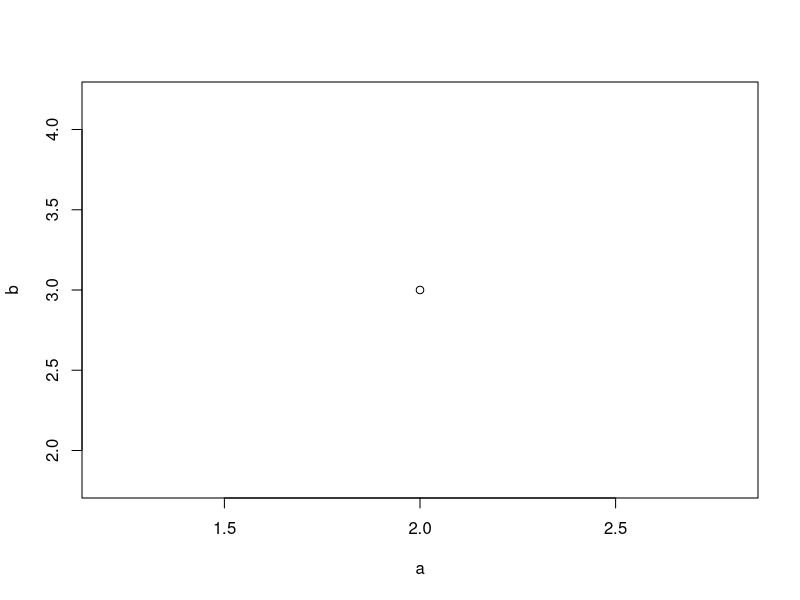

Generate this figure with R: (Note: this script raises an error after producing the figure.)
# Basic Operations

2 + 3
2 - 3
2 * 3
2 / 3

2 + 3 * 3
(2 + 3) * 3
2 - 3 / 3
(2 - 3) / 3

3 ^ 2
3 ^ (-2)
3 ^ (1 / 2)
sqrt(3)

# Assignment

a <- 2
b <- 3
a + b

c <- a + b
c

c1 <- a - b
c2 <- a * b
c3 <- a / b
c1; c2; c3

a = 2
a

plot(a, b)

assign(x, 10)
assign("x", 10)
x

x <- "y"
assign(x, 10)
x
y

(get("y"))
(get(x))
(get(y))

(x <- c("x1", "x2", "x3"))
(get("x"))
(get("x")[1])

# Objects

ls()
ls.str()

rm(a)
ls()

rm(list = ls(pattern = "c"))
ls()

rm(list = ls())
ls()

save.image()
q()
